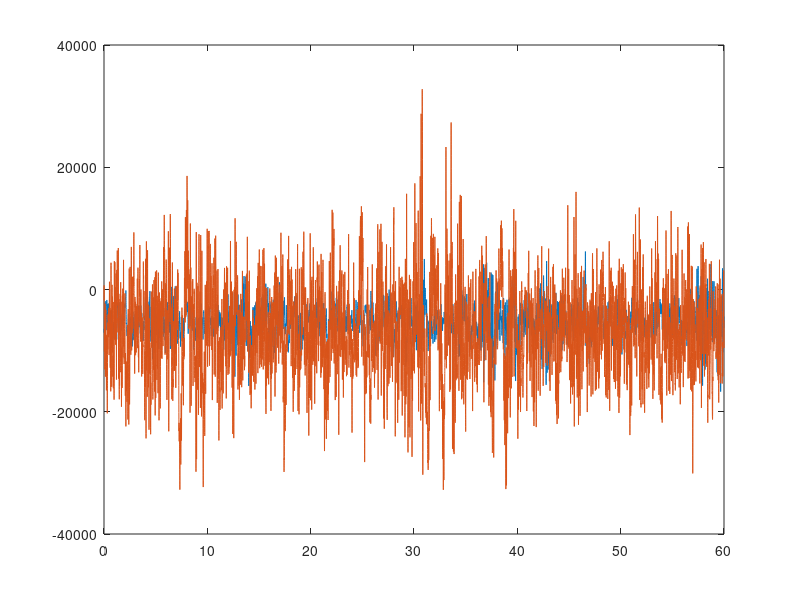

MATLAB code for this plot: (Note: this script raises an error after producing the figure.)
close all
clear all
clc

load('Subject04_1_edfm_60.mat')
EEG_inactivo=val;
load('Subject04_2_edfm_60.mat')
EEG_activo=val;

[x,y]=size(EEG_inactivo);
fs=500;
duracion_sig=y/fs;
T=1/fs;
t=T:T:duracion_sig;

figure,
plot(t,EEG_inactivo)
hold on
plot(t,EEG_activo)

figure,
spectrogram(EEG_inactivo,256,250,256,fs,'yaxis')

figure,
spectrogram(EEG_activo,256,250,256,fs,'yaxis')

